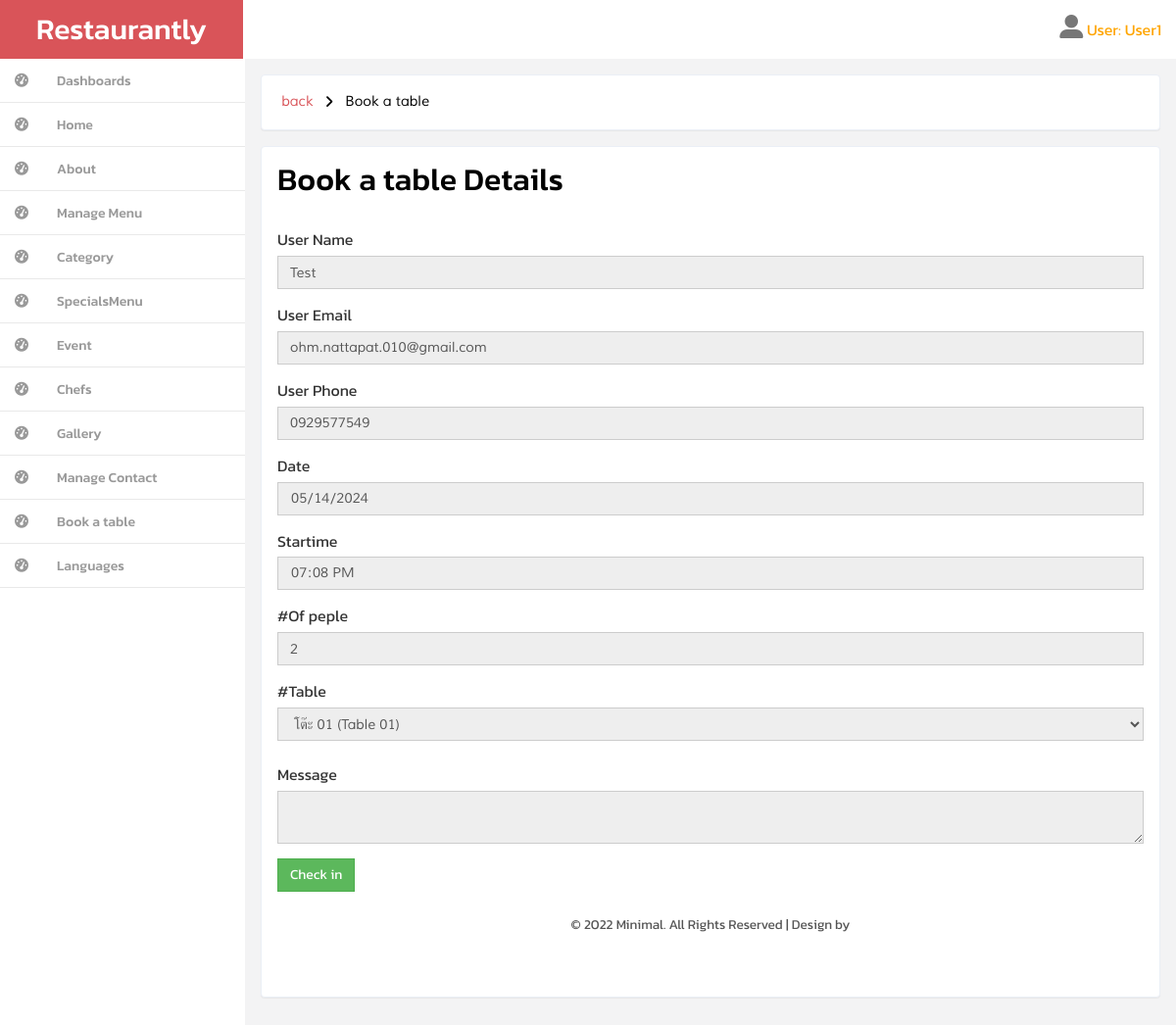
Page /backend/view_book_table.php?id=51&action=en (signed in) on the committed database.
### tables this page shows
CREATE TABLE `book_a_table` (
  `id` int(11) NOT NULL,
  `Cus_que` varchar(5) NOT NULL,
  `name_user` varchar(155) NOT NULL,
  `user_email` varchar(50) NOT NULL,
  `user_phone` varchar(11) NOT NULL,
  `date_book` date NOT NULL,
  `startime` time NOT NULL,
  `alert_time` time NOT NULL,
  `endtime` time NOT NULL,
  `of_people` int(13) NOT NULL,
  `tablebooking` varchar(155) NOT NULL,
  `user_message` varchar(255) NOT NULL,
  `Cus_status` varchar(255) NOT NULL,
  `color` varchar(155) NOT NULL,
  `booking_code` varchar(255) NOT NULL
);

### backend/view_book_table.php (the view, shortened to what this page needs)
<!DOCTYPE HTML>
<html>
<head><?php include("inc_header.php");?> </head>
<body>
    <?php
      include "../connect/connect.php";
      include("inc_left_menu.php");
   ?>
    <?php
       if(isset($_GET['action'])){
         $bookId = $_GET['id'];
         $sql = $conn->prepare("SELECT * FROM book_a_table WHERE id = :id");
         $sql->bindParam(':id', $bookId);
         $sql->execute();
         $row = $sql->fetch();
         switch($_GET){
           case ($_GET['action'] == 'en');
    ?>
    <div id="wrapper">
        <div id="page-wrapper" class="gray-bg dashbard-1">
            <div class="content-main">
                <div class="banner">
                    <h2>
                        <a href="book_a_table.php?action=en">back</a>
                        <i class="fa fa-angle-right"></i>
                        <span>Book a table</span>
                    </h2>
                </div>
                <div class="grid-form">
                    <div class="grid-form1">
                        <h3 id="forms-example" class="">Book a table Details</h3>
                        <form method="POST" action="add_class.php?action=status_check">
                            <div class="form-group">
                                <label for="exampleInputUserName1">User Name</label>
                                <input type="text" class="form-control" id="exampleInputUserName1" name="username1" placeholder="" value="<?php echo $row['name_user']; ?>" readonly>
                            </div>
                            <div class="form-group">
                                <label for="exampleInputEmail1">User Email</label>
                                <input type="email" class="form-control" id="exampleInputEmail1" name="useremail1" placeholder="" value="<?php echo $row['user_email']; ?>" readonly>
                            </div>
                            <div class="form-group">
                                <label for="exampleInputPhone1">User Phone</label>
                                <input type="tel" class="form-control" id="exampleInputPhone1" name="UserPhone1" placeholder="" value="<?php echo $row['user_phone']; ?>" readonly>
                            </div>
                            <div class="form-group">
                                <label for="exampleInputDate1">Date</label>
                                <input type="date" class="form-control" id="exampleInputDate1" name="date" placeholder="" value="<?php echo $row['date_book']; ?>" readonly>
                            </div>
                            <div class="form-group">
                                <label for="exampleInputTime1">Startime</label>
                                <input type="time" class="form-control" id="exampleInputTime1" name="star_time" placeholder="" value="<?php echo $row['startime']; ?>" readonly>
                            </div>
                            <div class="form-group">
                                <label for="exampleInputPeple1">#Of peple</label>
                                <input type="number" class="form-control" id="exampleInputPeople1" name="people" placeholder="" value="<?php echo $row['of_people']; ?>" readonly>
                            </div>
                            <div class="form-group">
                                <label for="exampleInputMessage1">#Table</label>
                                <div>
                                  <select name="table_a" id="table_a" class="form-control" readonly>
                                        <option value="<?php echo $row['tablebooking']; ?>"><?php echo $row['tablebooking']; ?></option>
                                  </select>
                                </div><br>
                                <div class="form-group">
                                    <label for="exampleInputMessage1">Message</label>
                                    <textarea class="form-control" name="message" placeholder="" readonly><?php echo $row['user_message']; ?></textarea>
                                </div>
                                <button type="submit" class="btn btn-success">Check in</button>
                        </form>
                        <?php break; ?>
                                            <?php break; } }?>
                                                                <?php include("inc_copy.php"); ?>
                                                            </div>
                                                        </div>
                                                    </div>
                                                </div>
</body>
</html>

### backend/css/style.css (style rules this page uses)
h4, h5, h6, h1, h2, h3 { margin: 0; }
html, body { font-family: 'Kanit', sans-serif; font-size: 100%; background:#F3F3F4; overflow-x: hidden; }
body a { transition:0.5s all; -webkit-transition:0.5s all; -moz-transition:0.5s all; -o-transition:0.5s all; -ms-transition:0.5s all; }
div#wrapper { background-color: #fff; }
@media (min-width: 768px) { #page-wrapper { position: inherit; margin: 0 0 0 240px; min-height: 1000px; } }
.content-main { background-color: #F3F3F4; padding-top: 1em; }
.banner { background: #fff; display: block; margin: 0em 1em ; padding:1em; border: 1px solid #ebeff6; border-color: #ebeff6; border-radius: 4px; -webkit-border-radius: 4px; -o-border-radius: 4px; -moz-border-radius: 4px; -ms-border-radius: 4px; -webkit-box-shadow: 0 1px 1px rgba(0,0,0,.05); box-shadow: 0 1px 1px rgba(0,0,0,.05); }
.banner h2 { font-size:0.9em; }
.banner h2 a { color:#D95459; text-decoration:none; font-family: 'Muli-Regular'; padding:0.3em ; }
.banner h2 span { color:#000; font-family: 'Muli-Regular'; padding:0.3em ; }
.banner h2 i { color:#000; vertical-align:middle; padding:0.3em ; }
.grid-form { padding: 1em; }
.grid-form1 { background: #fff; margin-bottom: 1em; padding: 1em; border: 1px solid #ebeff6; border-radius: 4px; -webkit-border-radius: 4px; -o-border-radius: 4px; -moz-border-radius: 4px; -ms-border-radius: 4px; -webkit-box-shadow: 0 1px 1px rgba(0,0,0,.05); box-shadow: 0 1px 1px rgba(0,0,0,.05); }
.grid-form1 h3 { color: #000; font-size:2em; margin-bottom: 1em; }
.grid-form1 form { margin: 1.5em 0; }
.form-control { box-shadow: none; outline: none; border-radius: 0px; font-family: 'Muli-Regular'; }
.btn { border-radius: 0px; outline: none; }
.checkbox-inline label,.checkbox-inline1 label,.form-group label { font-weight:400; }

### backend/css/custom.css (style rules this page uses)
#wrapper { width: 100%; }
#page-wrapper { min-height: 568px; }
@media (min-width:768px) { #page-wrapper { position: inherit; margin: 0 0 0 250px; } }

### rows in the picture
book_a_table: username1 "Test", useremail1 "ohm.nattapat.010@gmail.com", UserPhone1 "0929577549", date "05/14/2024", star_time "19:08:00", people "2", table_a "โต๊ะ 01 (Table 01)"

### other values in the picture
$_SESSION["name"] "User1"
